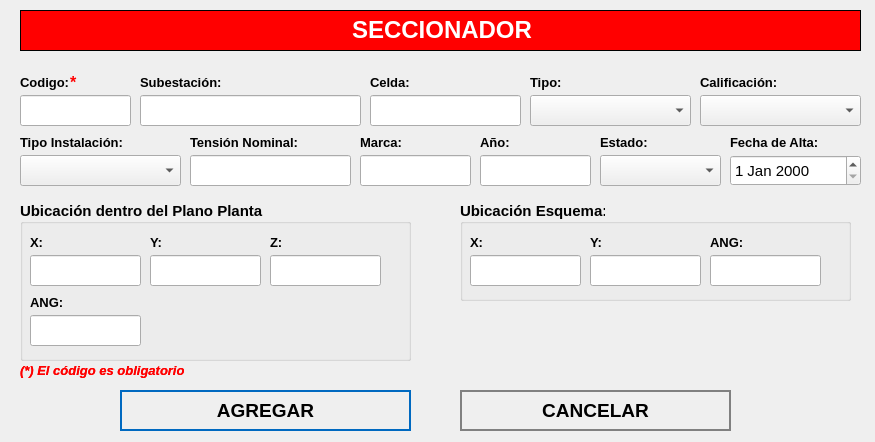
<?xml version="1.0" encoding="UTF-8"?>
<ui version="4.0">
 <class>NewBook</class>
 <widget class="QWidget" name="NewBook">
  <property name="geometry">
   <rect>
    <x>0</x>
    <y>0</y>
    <width>875</width>
    <height>442</height>
   </rect>
  </property>
  <property name="sizePolicy">
   <sizepolicy hsizetype="Fixed" vsizetype="Fixed">
    <horstretch>0</horstretch>
    <verstretch>0</verstretch>
   </sizepolicy>
  </property>
  <property name="minimumSize">
   <size>
    <width>875</width>
    <height>442</height>
   </size>
  </property>
  <property name="maximumSize">
   <size>
    <width>875</width>
    <height>442</height>
   </size>
  </property>
  <property name="windowTitle">
   <string>Nuevo Registro</string>
  </property>
  <property name="styleSheet">
   <string notr="true">QPushButton
{	
	height: 2em;
 	border-style: solid;
	border-width: 2px;
 	border-color: grey;
	font-weight: bold;
}

QPushButton:hover
{
   	background-color:grey;
	color:white;
}</string>
  </property>
  <widget class="QLabel" name="label">
   <property name="geometry">
    <rect>
     <x>20</x>
     <y>10</y>
     <width>841</width>
     <height>41</height>
    </rect>
   </property>
   <property name="font">
    <font>
     <underline>false</underline>
    </font>
   </property>
   <property name="autoFillBackground">
    <bool>false</bool>
   </property>
   <property name="styleSheet">
    <string notr="true">background-color: red;</string>
   </property>
   <property name="frameShape">
    <enum>QFrame::Box</enum>
   </property>
   <property name="text">
    <string>&lt;html&gt;&lt;head/&gt;&lt;body&gt;&lt;p align=&quot;center&quot;&gt;&lt;span style=&quot; font-size:18pt; font-weight:600; color:#ffffff;&quot;&gt;SECCIONADOR&lt;/span&gt;&lt;/p&gt;&lt;/body&gt;&lt;/html&gt;</string>
   </property>
  </widget>
  <widget class="QLabel" name="label_autoriza">
   <property name="geometry">
    <rect>
     <x>20</x>
     <y>70</y>
     <width>101</width>
     <height>25</height>
    </rect>
   </property>
   <property name="text">
    <string>&lt;html&gt;&lt;head/&gt;&lt;body&gt;&lt;p&gt;&lt;span style=&quot; font-size:10pt; font-weight:600;&quot;&gt;Codigo:&lt;/span&gt;&lt;/p&gt;&lt;/body&gt;&lt;/html&gt;</string>
   </property>
  </widget>
  <widget class="QLineEdit" name="inputCodigo">
   <property name="geometry">
    <rect>
     <x>20</x>
     <y>95</y>
     <width>111</width>
     <height>31</height>
    </rect>
   </property>
   <property name="font">
    <font>
     <pointsize>12</pointsize>
    </font>
   </property>
   <property name="maxLength">
    <number>15</number>
   </property>
  </widget>
  <widget class="QLineEdit" name="inputSubestacion">
   <property name="geometry">
    <rect>
     <x>140</x>
     <y>95</y>
     <width>221</width>
     <height>31</height>
    </rect>
   </property>
   <property name="font">
    <font>
     <pointsize>12</pointsize>
    </font>
   </property>
  </widget>
  <widget class="QPushButton" name="addButton">
   <property name="geometry">
    <rect>
     <x>120</x>
     <y>390</y>
     <width>291</width>
     <height>41</height>
    </rect>
   </property>
   <property name="font">
    <font>
     <pointsize>14</pointsize>
     <weight>75</weight>
     <bold>true</bold>
    </font>
   </property>
   <property name="cursor">
    <cursorShape>PointingHandCursor</cursorShape>
   </property>
   <property name="styleSheet">
    <string notr="true">QPushButton
{	
	height: 2em;
 	border-style: solid;
	border-width: 2px;
 	border-color: #0069c0;
	font-weight: bold;
}

QPushButton:hover
{
   	background-color:#0069c0;
	color:white;
}</string>
   </property>
   <property name="text">
    <string>AGREGAR</string>
   </property>
   <property name="icon">
    <iconset>
     <normaloff>../assets/icons/add-icon.png</normaloff>../assets/icons/add-icon.png</iconset>
   </property>
   <property name="iconSize">
    <size>
     <width>30</width>
     <height>30</height>
    </size>
   </property>
   <property name="autoDefault">
    <bool>true</bool>
   </property>
   <property name="default">
    <bool>true</bool>
   </property>
   <property name="flat">
    <bool>true</bool>
   </property>
  </widget>
  <widget class="QPushButton" name="cancelButton">
   <property name="geometry">
    <rect>
     <x>460</x>
     <y>390</y>
     <width>271</width>
     <height>41</height>
    </rect>
   </property>
   <property name="font">
    <font>
     <pointsize>14</pointsize>
     <weight>75</weight>
     <bold>true</bold>
    </font>
   </property>
   <property name="cursor">
    <cursorShape>PointingHandCursor</cursorShape>
   </property>
   <property name="styleSheet">
    <string notr="true">QPushButton
{	
	height: 2em;
 	border-style: solid;
	border-width: 2px;
 	border-color: grey;
	font-weight: bold;
}

QPushButton:hover
{
   	background-color:grey;
	color:white;
}</string>
   </property>
   <property name="text">
    <string>CANCELAR</string>
   </property>
   <property name="icon">
    <iconset>
     <normaloff>../assets/icons/cancel-icon.png</normaloff>../assets/icons/cancel-icon.png</iconset>
   </property>
   <property name="iconSize">
    <size>
     <width>30</width>
     <height>30</height>
    </size>
   </property>
   <property name="autoDefault">
    <bool>true</bool>
   </property>
   <property name="default">
    <bool>true</bool>
   </property>
   <property name="flat">
    <bool>true</bool>
   </property>
  </widget>
  <widget class="QLabel" name="label_aquienVisita">
   <property name="geometry">
    <rect>
     <x>140</x>
     <y>70</y>
     <width>191</width>
     <height>25</height>
    </rect>
   </property>
   <property name="text">
    <string>&lt;html&gt;&lt;head/&gt;&lt;body&gt;&lt;p&gt;&lt;span style=&quot; font-size:10pt; font-weight:600;&quot;&gt;Subestación:&lt;/span&gt;&lt;/p&gt;&lt;/body&gt;&lt;/html&gt;</string>
   </property>
  </widget>
  <widget class="QLabel" name="label_area">
   <property name="geometry">
    <rect>
     <x>20</x>
     <y>130</y>
     <width>141</width>
     <height>25</height>
    </rect>
   </property>
   <property name="text">
    <string>&lt;html&gt;&lt;head/&gt;&lt;body&gt;&lt;p&gt;&lt;span style=&quot; font-size:10pt; font-weight:600;&quot;&gt;Tipo Instalación:&lt;/span&gt;&lt;/p&gt;&lt;/body&gt;&lt;/html&gt;</string>
   </property>
  </widget>
  <widget class="QLabel" name="label_horaSalida">
   <property name="geometry">
    <rect>
     <x>600</x>
     <y>130</y>
     <width>81</width>
     <height>25</height>
    </rect>
   </property>
   <property name="text">
    <string>&lt;html&gt;&lt;head/&gt;&lt;body&gt;&lt;p&gt;&lt;span style=&quot; font-size:10pt; font-weight:600;&quot;&gt;Estado:&lt;/span&gt;&lt;/p&gt;&lt;/body&gt;&lt;/html&gt;</string>
   </property>
  </widget>
  <widget class="QLabel" name="label_motivoVisita">
   <property name="geometry">
    <rect>
     <x>730</x>
     <y>130</y>
     <width>131</width>
     <height>25</height>
    </rect>
   </property>
   <property name="text">
    <string>&lt;html&gt;&lt;head/&gt;&lt;body&gt;&lt;p&gt;&lt;span style=&quot; font-size:10pt; font-weight:600;&quot;&gt;Fecha de Alta:&lt;/span&gt;&lt;/p&gt;&lt;/body&gt;&lt;/html&gt;</string>
   </property>
  </widget>
  <widget class="QLabel" name="label_nota_obligatoria">
   <property name="geometry">
    <rect>
     <x>20</x>
     <y>360</y>
     <width>281</width>
     <height>21</height>
    </rect>
   </property>
   <property name="text">
    <string>&lt;html&gt;&lt;head/&gt;&lt;body&gt;&lt;p&gt;&lt;span style=&quot; font-size:10pt; font-weight:600; font-style:italic; color:#ff0000;&quot;&gt;(*) El código es obligatorio&lt;/span&gt;&lt;/p&gt;&lt;/body&gt;&lt;/html&gt;</string>
   </property>
  </widget>
  <widget class="QLabel" name="ast_aquienvisita">
   <property name="geometry">
    <rect>
     <x>70</x>
     <y>70</y>
     <width>21</width>
     <height>25</height>
    </rect>
   </property>
   <property name="text">
    <string>&lt;html&gt;&lt;head/&gt;&lt;body&gt;&lt;p&gt;&lt;span style=&quot; font-size:12pt; font-weight:600; color:#ff0000;&quot;&gt;*&lt;/span&gt;&lt;/p&gt;&lt;/body&gt;&lt;/html&gt;</string>
   </property>
  </widget>
  <widget class="QLabel" name="label_advertencia_dni">
   <property name="geometry">
    <rect>
     <x>20</x>
     <y>360</y>
     <width>251</width>
     <height>21</height>
    </rect>
   </property>
   <property name="text">
    <string>&lt;html&gt;&lt;head/&gt;&lt;body&gt;&lt;p&gt;&lt;span style=&quot; font-size:10pt; font-weight:600; font-style:italic; color:#ff0000;&quot;&gt;(*) El código es obligatorio&lt;/span&gt;&lt;/p&gt;&lt;/body&gt;&lt;/html&gt;</string>
   </property>
  </widget>
  <widget class="QLabel" name="label_area_2">
   <property name="geometry">
    <rect>
     <x>370</x>
     <y>70</y>
     <width>61</width>
     <height>25</height>
    </rect>
   </property>
   <property name="text">
    <string>&lt;html&gt;&lt;head/&gt;&lt;body&gt;&lt;p&gt;&lt;span style=&quot; font-size:10pt; font-weight:600;&quot;&gt;Celda:&lt;/span&gt;&lt;/p&gt;&lt;/body&gt;&lt;/html&gt;</string>
   </property>
  </widget>
  <widget class="QComboBox" name="cbEstado">
   <property name="geometry">
    <rect>
     <x>600</x>
     <y>155</y>
     <width>121</width>
     <height>31</height>
    </rect>
   </property>
   <property name="font">
    <font>
     <pointsize>12</pointsize>
    </font>
   </property>
   <property name="editable">
    <bool>false</bool>
   </property>
  </widget>
  <widget class="QDateEdit" name="inputFecha">
   <property name="geometry">
    <rect>
     <x>730</x>
     <y>155</y>
     <width>131</width>
     <height>31</height>
    </rect>
   </property>
   <property name="font">
    <font>
     <pointsize>11</pointsize>
     <weight>50</weight>
     <bold>false</bold>
    </font>
   </property>
  </widget>
  <widget class="QLineEdit" name="inputCelda">
   <property name="geometry">
    <rect>
     <x>370</x>
     <y>95</y>
     <width>151</width>
     <height>31</height>
    </rect>
   </property>
   <property name="font">
    <font>
     <pointsize>12</pointsize>
    </font>
   </property>
  </widget>
  <widget class="QComboBox" name="cbTipo">
   <property name="geometry">
    <rect>
     <x>530</x>
     <y>95</y>
     <width>161</width>
     <height>31</height>
    </rect>
   </property>
   <property name="font">
    <font>
     <pointsize>12</pointsize>
    </font>
   </property>
   <property name="editable">
    <bool>false</bool>
   </property>
  </widget>
  <widget class="QLabel" name="label_area_3">
   <property name="geometry">
    <rect>
     <x>530</x>
     <y>70</y>
     <width>141</width>
     <height>25</height>
    </rect>
   </property>
   <property name="text">
    <string>&lt;html&gt;&lt;head/&gt;&lt;body&gt;&lt;p&gt;&lt;span style=&quot; font-size:10pt; font-weight:600;&quot;&gt;Tipo:&lt;/span&gt;&lt;/p&gt;&lt;/body&gt;&lt;/html&gt;</string>
   </property>
  </widget>
  <widget class="QLineEdit" name="inputMarca">
   <property name="geometry">
    <rect>
     <x>360</x>
     <y>155</y>
     <width>111</width>
     <height>31</height>
    </rect>
   </property>
   <property name="font">
    <font>
     <pointsize>12</pointsize>
    </font>
   </property>
   <property name="maxLength">
    <number>50</number>
   </property>
  </widget>
  <widget class="QLabel" name="label_autoriza_2">
   <property name="geometry">
    <rect>
     <x>360</x>
     <y>130</y>
     <width>101</width>
     <height>25</height>
    </rect>
   </property>
   <property name="text">
    <string>&lt;html&gt;&lt;head/&gt;&lt;body&gt;&lt;p&gt;&lt;span style=&quot; font-size:10pt; font-weight:600;&quot;&gt;Marca:&lt;/span&gt;&lt;/p&gt;&lt;/body&gt;&lt;/html&gt;</string>
   </property>
  </widget>
  <widget class="QLineEdit" name="inputAnio">
   <property name="geometry">
    <rect>
     <x>480</x>
     <y>155</y>
     <width>111</width>
     <height>31</height>
    </rect>
   </property>
   <property name="font">
    <font>
     <pointsize>12</pointsize>
    </font>
   </property>
   <property name="maxLength">
    <number>4</number>
   </property>
  </widget>
  <widget class="QLabel" name="label_autoriza_3">
   <property name="geometry">
    <rect>
     <x>480</x>
     <y>130</y>
     <width>101</width>
     <height>25</height>
    </rect>
   </property>
   <property name="text">
    <string>&lt;html&gt;&lt;head/&gt;&lt;body&gt;&lt;p&gt;&lt;span style=&quot; font-size:10pt; font-weight:600;&quot;&gt;Año:&lt;/span&gt;&lt;/p&gt;&lt;/body&gt;&lt;/html&gt;</string>
   </property>
  </widget>
  <widget class="QComboBox" name="cbTipoInstalacion">
   <property name="geometry">
    <rect>
     <x>20</x>
     <y>155</y>
     <width>161</width>
     <height>31</height>
    </rect>
   </property>
   <property name="font">
    <font>
     <pointsize>12</pointsize>
    </font>
   </property>
   <property name="editable">
    <bool>false</bool>
   </property>
  </widget>
  <widget class="QLabel" name="label_autoriza_4">
   <property name="geometry">
    <rect>
     <x>190</x>
     <y>130</y>
     <width>151</width>
     <height>25</height>
    </rect>
   </property>
   <property name="text">
    <string>&lt;html&gt;&lt;head/&gt;&lt;body&gt;&lt;p&gt;&lt;span style=&quot; font-size:10pt; font-weight:600;&quot;&gt;Tensión Nominal:&lt;/span&gt;&lt;/p&gt;&lt;/body&gt;&lt;/html&gt;</string>
   </property>
  </widget>
  <widget class="QLineEdit" name="inputTension">
   <property name="geometry">
    <rect>
     <x>190</x>
     <y>155</y>
     <width>161</width>
     <height>31</height>
    </rect>
   </property>
   <property name="font">
    <font>
     <pointsize>12</pointsize>
    </font>
   </property>
   <property name="maxLength">
    <number>8</number>
   </property>
  </widget>
  <widget class="QComboBox" name="cbCalificacion">
   <property name="geometry">
    <rect>
     <x>700</x>
     <y>95</y>
     <width>161</width>
     <height>31</height>
    </rect>
   </property>
   <property name="font">
    <font>
     <pointsize>12</pointsize>
    </font>
   </property>
   <property name="editable">
    <bool>false</bool>
   </property>
  </widget>
  <widget class="QLabel" name="label_area_4">
   <property name="geometry">
    <rect>
     <x>700</x>
     <y>70</y>
     <width>141</width>
     <height>25</height>
    </rect>
   </property>
   <property name="text">
    <string>&lt;html&gt;&lt;head/&gt;&lt;body&gt;&lt;p&gt;&lt;span style=&quot; font-size:10pt; font-weight:600;&quot;&gt;Calificación:&lt;/span&gt;&lt;/p&gt;&lt;/body&gt;&lt;/html&gt;</string>
   </property>
  </widget>
  <widget class="QGroupBox" name="groupBox">
   <property name="geometry">
    <rect>
     <x>20</x>
     <y>200</y>
     <width>391</width>
     <height>161</height>
    </rect>
   </property>
   <property name="font">
    <font>
     <pointsize>11</pointsize>
     <weight>75</weight>
     <bold>true</bold>
    </font>
   </property>
   <property name="title">
    <string>Ubicación dentro del Plano Planta:</string>
   </property>
   <property name="alignment">
    <set>Qt::AlignLeading|Qt::AlignLeft|Qt::AlignVCenter</set>
   </property>
   <widget class="QLabel" name="label_motivoVisita_2">
    <property name="geometry">
     <rect>
      <x>250</x>
      <y>30</y>
      <width>131</width>
      <height>25</height>
     </rect>
    </property>
    <property name="text">
     <string>&lt;html&gt;&lt;head/&gt;&lt;body&gt;&lt;p&gt;&lt;span style=&quot; font-size:10pt; font-weight:600;&quot;&gt;Z:&lt;/span&gt;&lt;/p&gt;&lt;/body&gt;&lt;/html&gt;</string>
    </property>
   </widget>
   <widget class="QLabel" name="label_horaSalida_2">
    <property name="geometry">
     <rect>
      <x>130</x>
      <y>30</y>
      <width>81</width>
      <height>25</height>
     </rect>
    </property>
    <property name="text">
     <string>&lt;html&gt;&lt;head/&gt;&lt;body&gt;&lt;p&gt;&lt;span style=&quot; font-size:10pt; font-weight:600;&quot;&gt;Y:&lt;/span&gt;&lt;/p&gt;&lt;/body&gt;&lt;/html&gt;</string>
    </property>
   </widget>
   <widget class="QLineEdit" name="inputX">
    <property name="geometry">
     <rect>
      <x>10</x>
      <y>55</y>
      <width>111</width>
      <height>31</height>
     </rect>
    </property>
    <property name="font">
     <font>
      <pointsize>12</pointsize>
     </font>
    </property>
    <property name="maxLength">
     <number>13</number>
    </property>
   </widget>
   <widget class="QLineEdit" name="inputY">
    <property name="geometry">
     <rect>
      <x>130</x>
      <y>55</y>
      <width>111</width>
      <height>31</height>
     </rect>
    </property>
    <property name="font">
     <font>
      <pointsize>12</pointsize>
     </font>
    </property>
    <property name="maxLength">
     <number>13</number>
    </property>
   </widget>
   <widget class="QLineEdit" name="inputZ">
    <property name="geometry">
     <rect>
      <x>250</x>
      <y>55</y>
      <width>111</width>
      <height>31</height>
     </rect>
    </property>
    <property name="font">
     <font>
      <pointsize>12</pointsize>
     </font>
    </property>
    <property name="maxLength">
     <number>13</number>
    </property>
   </widget>
   <widget class="QLabel" name="label_horaIngreso_2">
    <property name="geometry">
     <rect>
      <x>10</x>
      <y>30</y>
      <width>71</width>
      <height>25</height>
     </rect>
    </property>
    <property name="text">
     <string>&lt;html&gt;&lt;head/&gt;&lt;body&gt;&lt;p&gt;&lt;span style=&quot; font-size:10pt; font-weight:600;&quot;&gt;X:&lt;/span&gt;&lt;/p&gt;&lt;/body&gt;&lt;/html&gt;</string>
    </property>
   </widget>
   <widget class="QLabel" name="label_horaIngreso_4">
    <property name="geometry">
     <rect>
      <x>10</x>
      <y>90</y>
      <width>74</width>
      <height>25</height>
     </rect>
    </property>
    <property name="sizePolicy">
     <sizepolicy hsizetype="Fixed" vsizetype="Preferred">
      <horstretch>0</horstretch>
      <verstretch>0</verstretch>
     </sizepolicy>
    </property>
    <property name="text">
     <string>&lt;html&gt;&lt;head/&gt;&lt;body&gt;&lt;p&gt;&lt;span style=&quot; font-size:10pt; font-weight:600;&quot;&gt;ANG:&lt;/span&gt;&lt;/p&gt;&lt;/body&gt;&lt;/html&gt;</string>
    </property>
   </widget>
   <widget class="QLineEdit" name="inputANG">
    <property name="geometry">
     <rect>
      <x>10</x>
      <y>115</y>
      <width>111</width>
      <height>31</height>
     </rect>
    </property>
    <property name="font">
     <font>
      <pointsize>12</pointsize>
     </font>
    </property>
    <property name="maxLength">
     <number>11</number>
    </property>
   </widget>
  </widget>
  <widget class="QGroupBox" name="groupBox_2">
   <property name="geometry">
    <rect>
     <x>460</x>
     <y>200</y>
     <width>391</width>
     <height>101</height>
    </rect>
   </property>
   <property name="font">
    <font>
     <pointsize>11</pointsize>
     <weight>75</weight>
     <bold>true</bold>
    </font>
   </property>
   <property name="title">
    <string>Ubicación Esquema:</string>
   </property>
   <property name="alignment">
    <set>Qt::AlignLeading|Qt::AlignLeft|Qt::AlignVCenter</set>
   </property>
   <widget class="QLabel" name="label_motivoVisita_3">
    <property name="geometry">
     <rect>
      <x>250</x>
      <y>30</y>
      <width>121</width>
      <height>25</height>
     </rect>
    </property>
    <property name="text">
     <string>&lt;html&gt;&lt;head/&gt;&lt;body&gt;&lt;p&gt;&lt;span style=&quot; font-size:10pt; font-weight:600;&quot;&gt;ANG:&lt;/span&gt;&lt;/p&gt;&lt;/body&gt;&lt;/html&gt;</string>
    </property>
   </widget>
   <widget class="QLabel" name="label_horaSalida_3">
    <property name="geometry">
     <rect>
      <x>130</x>
      <y>30</y>
      <width>81</width>
      <height>25</height>
     </rect>
    </property>
    <property name="text">
     <string>&lt;html&gt;&lt;head/&gt;&lt;body&gt;&lt;p&gt;&lt;span style=&quot; font-size:10pt; font-weight:600;&quot;&gt;Y:&lt;/span&gt;&lt;/p&gt;&lt;/body&gt;&lt;/html&gt;</string>
    </property>
   </widget>
   <widget class="QLineEdit" name="inputX_2">
    <property name="geometry">
     <rect>
      <x>10</x>
      <y>55</y>
      <width>111</width>
      <height>31</height>
     </rect>
    </property>
    <property name="font">
     <font>
      <pointsize>12</pointsize>
     </font>
    </property>
    <property name="maxLength">
     <number>13</number>
    </property>
   </widget>
   <widget class="QLineEdit" name="inputY_2">
    <property name="geometry">
     <rect>
      <x>130</x>
      <y>55</y>
      <width>111</width>
      <height>31</height>
     </rect>
    </property>
    <property name="font">
     <font>
      <pointsize>12</pointsize>
     </font>
    </property>
    <property name="maxLength">
     <number>13</number>
    </property>
   </widget>
   <widget class="QLineEdit" name="inputANG_2">
    <property name="geometry">
     <rect>
      <x>250</x>
      <y>55</y>
      <width>111</width>
      <height>31</height>
     </rect>
    </property>
    <property name="font">
     <font>
      <pointsize>12</pointsize>
     </font>
    </property>
    <property name="maxLength">
     <number>11</number>
    </property>
   </widget>
   <widget class="QLabel" name="label_horaIngreso_3">
    <property name="geometry">
     <rect>
      <x>10</x>
      <y>30</y>
      <width>71</width>
      <height>25</height>
     </rect>
    </property>
    <property name="text">
     <string>&lt;html&gt;&lt;head/&gt;&lt;body&gt;&lt;p&gt;&lt;span style=&quot; font-size:10pt; font-weight:600;&quot;&gt;X:&lt;/span&gt;&lt;/p&gt;&lt;/body&gt;&lt;/html&gt;</string>
    </property>
   </widget>
  </widget>
 </widget>
 <tabstops>
  <tabstop>inputCodigo</tabstop>
  <tabstop>inputSubestacion</tabstop>
  <tabstop>addButton</tabstop>
  <tabstop>cancelButton</tabstop>
 </tabstops>
 <resources/>
 <connections/>
</ui>
